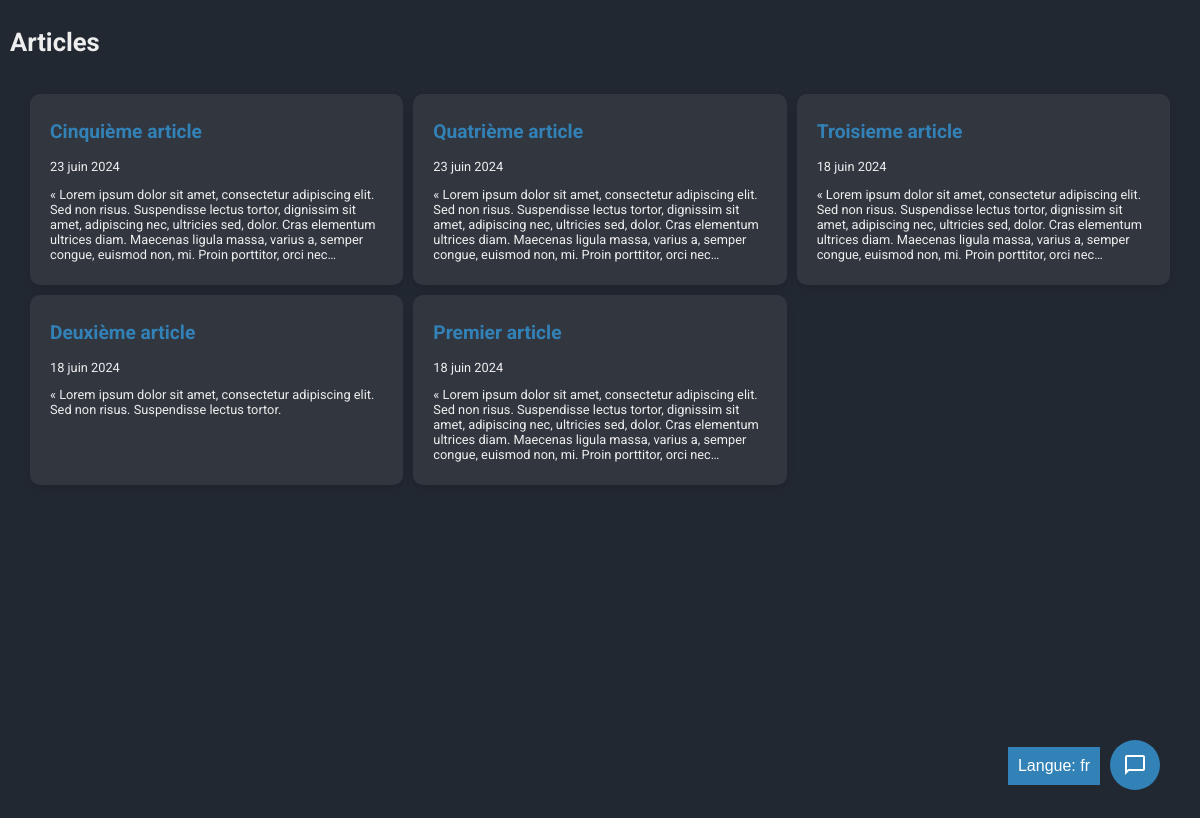
Before: /fr/main/ with the older database file.
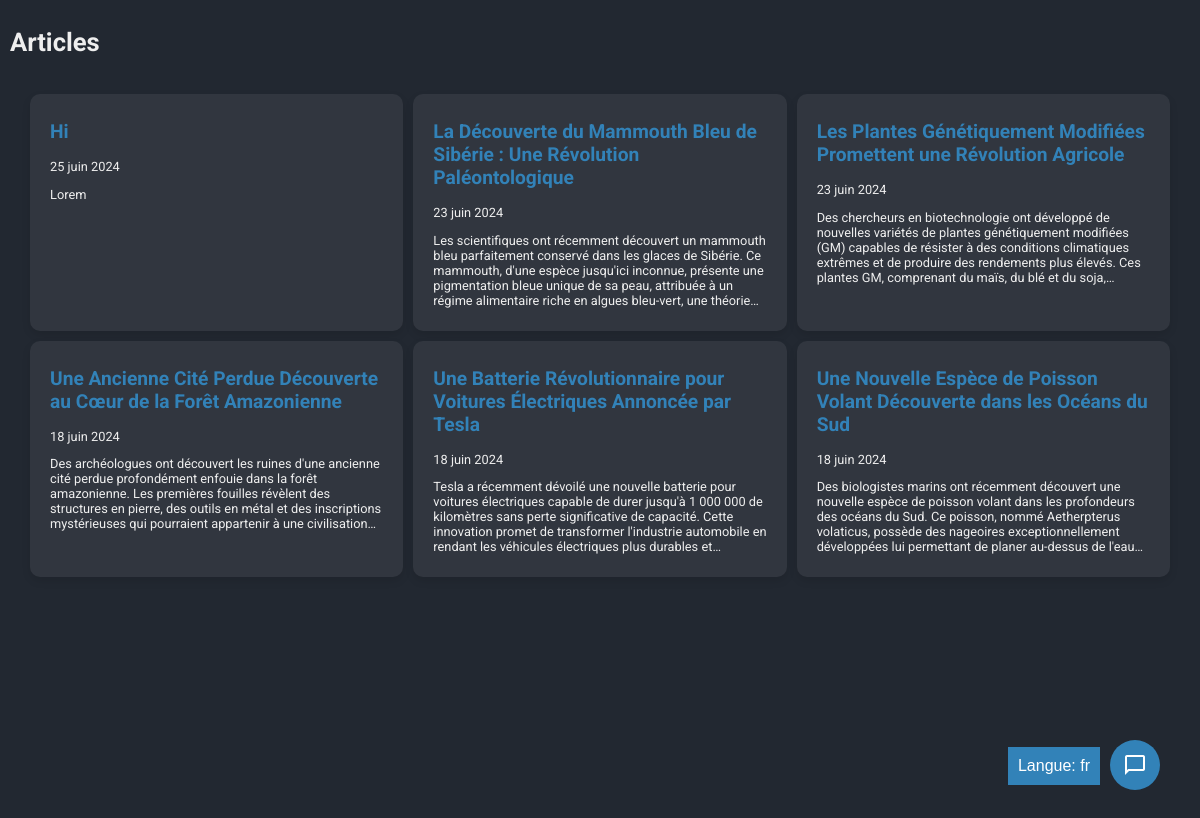
After: the same page with the newer database file.
### main/models.py (models this page shows, shortened)
class Article(models.Model):
    title = models.CharField(max_length=100)
    content = models.TextField()
    publication_date = models.DateTimeField(auto_now_add=True)

### main/views.py (the view)
# urls.py: path("", views.index, name="index"),
def index(request):
    request.session.flush()  # Clear the session to reset the conversation history
    articles = Article.objects.all().order_by('-publication_date')
    context = {
        'articles': articles,
        'LANGUAGE_CODE': get_language(),
    }
    return render(request, 'main/index.html', context)

### main/templates/main/index.html (shortened to what this page needs)
{% load i18n %} {% load static %}
<!DOCTYPE html>
<html lang="{{LANGUAGE_CODE}}">
  <head>
    <link
      rel="stylesheet"
      type="text/css"
      href="{% static 'css/style.css' %}"
    />
  </head>
  <body>
    <div class="main">
      <div style="display: flex;">
        <h1>{% trans 'Articles' %}</h1>
      </div>
      <div class="articles">
        {% for article in articles %}
        <div class="article">
          <h2>
            <a href="/{{LANGUAGE_CODE}}/main/{{ article.id }}/"
              >{{ article.title }}</a
            >
          </h2>
          <p class="date">{{ article.publication_date|date:"j F Y" }}</p>
          <p>{{ article.content }}</p>
        </div>
        {% endfor %}
      </div>
      <button class="chatbot-toggler" onclick="toggleChatbot()">
        <span class="material-symbols-outlined" id = "chat">
        </span>
    </button>
    </div>
    <div class="dropdown">
            {% get_current_language as LANGUAGE_CODE %} {% get_available_languages as LANGUAGES %}
        <button class="dropbtn">{% trans 'Langue:' %} {% trans LANGUAGE_CODE %}</button>
      </div>
  </body>
</html>

Changed rows visible on the page:
added Article: title "Hi", publication_date "25 juin 2024", content "Lorem"
changed Article: title "Cinquième article" → "La Découverte du Mammouth Bleu de Sibérie : Une Révolution Paléontologique"; content "« Lorem ipsum dolor sit amet, consectetur adipiscing elit. Sed non risus. Suspendisse lectus tortor, dignissim sit amet, adipiscing nec, ultricies sed, dolor. Cras elementum ultrices diam. Maecenas ligula massa, varius a, semper congue, euismod non, mi. Proin porttitor, orci…" → "Les scientifiques ont récemment découvert un mammouth bleu parfaitement conservé dans les glaces de Sibérie. Ce mammouth, d'une espèce jusqu'ici inconnue, présente une pigmentation bleue unique de sa peau, attribuée à un régime alimentaire riche en algues bleu-vert, une…"
changed Article: title "Quatrième article" → "Les Plantes Génétiquement Modifiées Promettent une Révolution Agricole"; content "« Lorem ipsum dolor sit amet, consectetur adipiscing elit. Sed non risus. Suspendisse lectus tortor, dignissim sit amet, adipiscing nec, ultricies sed, dolor. Cras elementum ultrices diam. Maecenas ligula massa, varius a, semper congue, euismod non, mi. Proin porttitor, orci…" → "Des chercheurs en biotechnologie ont développé de nouvelles variétés de plantes génétiquement modifiées (GM) capables de résister à des conditions climatiques extrêmes et de produire des rendements plus élevés. Ces plantes GM, comprenant du maïs, du blé et du…"
changed Article: title "Troisieme article" → "Une Ancienne Cité Perdue Découverte au Cœur de la Forêt Amazonienne"; content "« Lorem ipsum dolor sit amet, consectetur adipiscing elit. Sed non risus. Suspendisse lectus tortor, dignissim sit amet, adipiscing nec, ultricies sed, dolor. Cras elementum ultrices diam. Maecenas ligula massa, varius a, semper congue, euismod non, mi. Proin porttitor, orci…" → "Des archéologues ont découvert les ruines d'une ancienne cité perdue profondément enfouie dans la forêt amazonienne. Les premières fouilles révèlent des structures en pierre, des outils en métal et des inscriptions mystérieuses qui pourraient appartenir à une…"
changed Article: title "Deuxième article" → "Une Batterie Révolutionnaire pour Voitures Électriques Annoncée par Tesla"; content "« Lorem ipsum dolor sit amet, consectetur adipiscing elit. Sed non risus. Suspendisse lectus tortor." → "Tesla a récemment dévoilé une nouvelle batterie pour voitures électriques capable de durer jusqu'à 1 000 000 de kilomètres sans perte significative de capacité. Cette innovation promet de transformer l'industrie automobile en rendant les véhicules électriques plus durables…"
changed Article: title "Premier article" → "Une Nouvelle Espèce de Poisson Volant Découverte dans les Océans du Sud"; content "« Lorem ipsum dolor sit amet, consectetur adipiscing elit. Sed non risus. Suspendisse lectus tortor, dignissim sit amet, adipiscing nec, ultricies sed, dolor. Cras elementum ultrices diam. Maecenas ligula massa, varius a, semper congue, euismod non, mi. Proin porttitor, orci…" → "Des biologistes marins ont récemment découvert une nouvelle espèce de poisson volant dans les profondeurs des océans du Sud. Ce poisson, nommé Aetherpterus volaticus, possède des nageoires exceptionnellement développées lui permettant de planer au-dessus de…"
